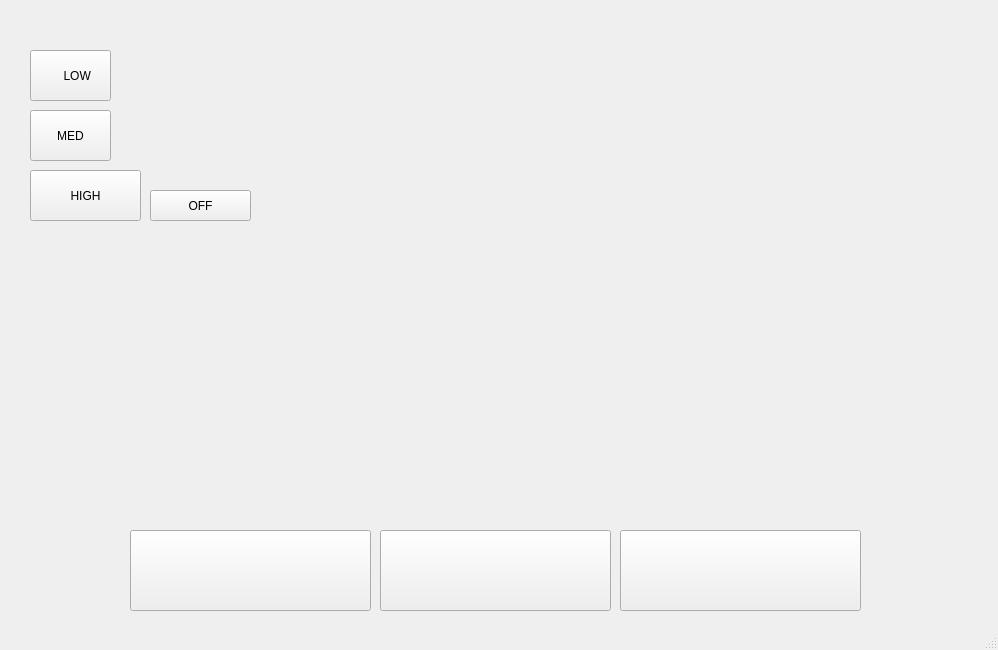
<?xml version="1.0" encoding="UTF-8"?>
<ui version="4.0">
 <class>MainWindow</class>
 <widget class="QMainWindow" name="MainWindow">
  <property name="geometry">
   <rect>
    <x>0</x>
    <y>0</y>
    <width>998</width>
    <height>650</height>
   </rect>
  </property>
  <property name="windowTitle">
   <string>G1k - Zephyr Panel</string>
  </property>
  <property name="windowIcon">
   <iconset>
    <normaloff>rog.png</normaloff>rog.png</iconset>
  </property>
  <property name="toolTipDuration">
   <number>-4</number>
  </property>
  <widget class="QWidget" name="centralwidget">
   <widget class="QLabel" name="label">
    <property name="geometry">
     <rect>
      <x>-20</x>
      <y>0</y>
      <width>1131</width>
      <height>621</height>
     </rect>
    </property>
    <property name="mouseTracking">
     <bool>false</bool>
    </property>
    <property name="styleSheet">
     <string notr="true">border-image: url('/home/g1k/zephyr-panel/img1.jpg')</string>
    </property>
    <property name="text">
     <string/>
    </property>
    <property name="scaledContents">
     <bool>true</bool>
    </property>
   </widget>
   <widget class="QPushButton" name="b2">
    <property name="geometry">
     <rect>
      <x>30</x>
      <y>110</y>
      <width>81</width>
      <height>51</height>
     </rect>
    </property>
    <property name="sizePolicy">
     <sizepolicy hsizetype="Minimum" vsizetype="Fixed">
      <horstretch>0</horstretch>
      <verstretch>0</verstretch>
     </sizepolicy>
    </property>
    <property name="mouseTracking">
     <bool>true</bool>
    </property>
    <property name="tabletTracking">
     <bool>true</bool>
    </property>
    <property name="autoFillBackground">
     <bool>false</bool>
    </property>
    <property name="styleSheet">
     <string notr="true">border-image: url('/home/g1k/zephyr-panel/2.jpg')</string>
    </property>
    <property name="text">
     <string>MED</string>
    </property>
   </widget>
   <widget class="QPushButton" name="b1">
    <property name="geometry">
     <rect>
      <x>30</x>
      <y>50</y>
      <width>81</width>
      <height>51</height>
     </rect>
    </property>
    <property name="styleSheet">
     <string notr="true">border-image: url('/home/g1k/zephyr-panel/1.png')</string>
    </property>
    <property name="text">
     <string>    LOW</string>
    </property>
   </widget>
   <widget class="QPushButton" name="b3">
    <property name="geometry">
     <rect>
      <x>30</x>
      <y>170</y>
      <width>111</width>
      <height>51</height>
     </rect>
    </property>
    <property name="styleSheet">
     <string notr="true">border-image: url('/home/g1k/zephyr-panel/3.png')</string>
    </property>
    <property name="text">
     <string>HIGH</string>
    </property>
   </widget>
   <widget class="QLabel" name="label_2">
    <property name="geometry">
     <rect>
      <x>130</x>
      <y>60</y>
      <width>211</width>
      <height>121</height>
     </rect>
    </property>
    <property name="styleSheet">
     <string notr="true">border-image: url('/home/g1k/zephyr-panel/4.5.png')</string>
    </property>
    <property name="text">
     <string/>
    </property>
   </widget>
   <widget class="QPushButton" name="f3">
    <property name="geometry">
     <rect>
      <x>620</x>
      <y>530</y>
      <width>241</width>
      <height>81</height>
     </rect>
    </property>
    <property name="styleSheet">
     <string notr="true">border-image: url('/home/g1k/zephyr-panel/f6.2.jpg')</string>
    </property>
    <property name="text">
     <string/>
    </property>
   </widget>
   <widget class="QPushButton" name="f2">
    <property name="geometry">
     <rect>
      <x>380</x>
      <y>530</y>
      <width>231</width>
      <height>81</height>
     </rect>
    </property>
    <property name="styleSheet">
     <string notr="true">border-image: url('/home/g1k/zephyr-panel/F4.png')</string>
    </property>
    <property name="text">
     <string/>
    </property>
   </widget>
   <widget class="QPushButton" name="f1">
    <property name="geometry">
     <rect>
      <x>130</x>
      <y>530</y>
      <width>241</width>
      <height>81</height>
     </rect>
    </property>
    <property name="mouseTracking">
     <bool>false</bool>
    </property>
    <property name="styleSheet">
     <string notr="true">border-image: url('/home/g1k/zephyr-panel/f5.5.png')</string>
    </property>
    <property name="text">
     <string/>
    </property>
   </widget>
   <widget class="QPushButton" name="b4">
    <property name="geometry">
     <rect>
      <x>150</x>
      <y>190</y>
      <width>101</width>
      <height>31</height>
     </rect>
    </property>
    <property name="styleSheet">
     <string notr="true">border-image: url('/home/g1k/zephyr-panel/1.png')</string>
    </property>
    <property name="text">
     <string>OFF</string>
    </property>
   </widget>
  </widget>
  <widget class="QStatusBar" name="statusbar"/>
 </widget>
 <resources/>
 <connections/>
</ui>
